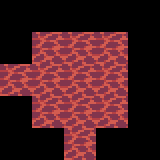

Rendered tile map (Tiled .tmx) drawn with the repository's tilesets; below, a short description and the full map source, tile grids included:
An orthogonal 5x5 tile map with 32x32 px tiles, 1 tile layer (Tile Layer 1).

<map version="1.0" tiledversion="1.1.6" orientation="orthogonal" renderorder="right-down" width="5" height="5" tilewidth="32" tileheight="32" infinite="0" nextobjectid="1">
 <tileset firstgid="1" source="../ground.tsx" />
 <layer name="Tile Layer 1" width="5" height="5">
  <data encoding="csv">
0,0,0,0,0,
0,27,27,27,0,
27,27,27,27,0,
0,27,27,27,0,
0,0,27,0,0
</data>
 </layer>
</map>
